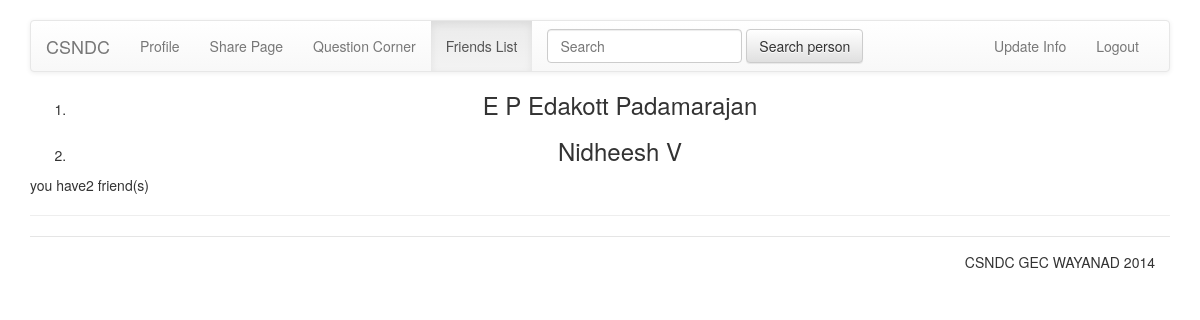
Page /friendslist.php (signed in) on the committed database.
### tables this page shows
CREATE TABLE IF NOT EXISTS `user` (
  `user_id` int(11) NOT NULL AUTO_INCREMENT,
  `fname` varchar(50) NOT NULL,
  `lname` varchar(20) NOT NULL,
  `dob` varchar(20) NOT NULL,
  `gender` varchar(10) NOT NULL,
  `email` varchar(30) NOT NULL,
  `mobilenumber` varchar(11) NOT NULL,
  `add` varchar(500) NOT NULL,
  `town` varchar(20) NOT NULL,
  `city` varchar(20) NOT NULL,
  `state` varchar(20) NOT NULL,
  `pin` int(11) NOT NULL,
  `utype` varchar(20) NOT NULL,
  `stype` varchar(30) NOT NULL,
  `course` varchar(30) NOT NULL,
  `dept` varchar(30) NOT NULL,
  `addnum` varchar(30) NOT NULL,
  `uninum` varchar(20) NOT NULL,
  `sem` varchar(20) NOT NULL,
  `rollnum` int(11) NOT NULL,
  `hostel` varchar(30) NOT NULL,
  `username` varchar(30) NOT NULL,
  `password` varchar(30) NOT NULL,
  `photo` blob NOT NULL,
  PRIMARY KEY (`uninum`),
  UNIQUE KEY `user_id` (`user_id`)
);

### friendslist.php (the view, shortened to what this page needs)
<?php
if($_SESSION["sesvar"])
{
	$sesvar=$_SESSION["sesvar"];
	$con = mysqli_connect("localhost","levin","","levin");
	$prime=mysqli_query($con,"SELECT * FROM `user` WHERE uninum='$sesvar'");
	$row = mysqli_fetch_row($prime);
	$fname=$row[1];
	$tablename=$fname.".".$sesvar;
	$tablename=strtolower($tablename);
?>
		<!DOCTYPE html PUBLIC "-//W3C//DTD XHTML 1.0 Transitional//EN" "http://www.w3.org/TR/xhtml1/DTD/xhtml1-transitional.dtd">
		<html xmlns="http://www.w3.org/1999/xhtml">
		<head>
		<link href="css/bootstrap.css" rel="stylesheet" />
		<link href="css/bootstrap-theme.css" rel="stylesheet" />
		<link href="css/profile.css" rel="stylesheet" />
		</head>
		<body>
		<div class="container">
		  <div class="navbar navbar-default" role="navigation">
			<div class="container-fluid">
			  <div class="navbar-header"> <span class="navbar-brand">CSNDC</span> </div>
			  <div class="navbar-collapse collapse">
				<ul class="nav navbar-nav">
				  <li><a href="profile.php">Profile</a></li>
				  <li><a href="sharepage.php">Share Page</a></li>
				  <li><a href="questioncorner.php">Question Corner</a></li>
				  <li class="active"><a href="friendslist.php">Friends List</a></li>
				</ul>
				<form class="navbar-form navbar-left" method="post" action="search.php" role="search">
				<div class="form-group">
				  <input type="text" class="form-control" placeholder="Search" name="search">
				</div>
				<button type="submit" class="btn btn-default">Search person</button>
			  </form>
				<ul class="nav navbar-nav navbar-right">
				  <li><a href="settings.php">Update Info</a></li>
				  <li><a href="logout.php">Logout</a></li>
				</ul>
			  </div>
			</div>
		  </div>
<?php
		$query="SELECT * FROM `$tablename`";
		$prime=mysqli_query($con,$query);
		echo '<ol class="text-center">';
		$i=0;
		while($row = mysqli_fetch_array($prime))
		{
			$friendvar=$row['uninum'];
			$query="SELECT * FROM `user` WHERE uninum='$friendvar'";
			$primes=mysqli_query($con,$query);
			$row1=mysqli_fetch_array($primes);
			if($row1['uninum']!=$sesvar)
			{
				$i++;
			echo '<li><h3>'.$row1['fname'].' '.$row1['lname'].'</h3></li>';
			}
		}
		echo '</ol>';
		echo "you have".$i." friend(s)";
?>
		  <hr />
		  <div class="modal-footer"> CSNDC GEC WAYANAD 2014 </div>
		</div>
		</body>
		</html>
<?php
}
else
{
	header("location:signin.html");
}
?>

### rows in the picture
ananthu.b1encs4102: user.fname "E P", user.lname "Edakott Padamarajan"
ananthu.b1encs4102: user.fname "Nidheesh", user.lname "V"

### other values in the picture
$i "2"
